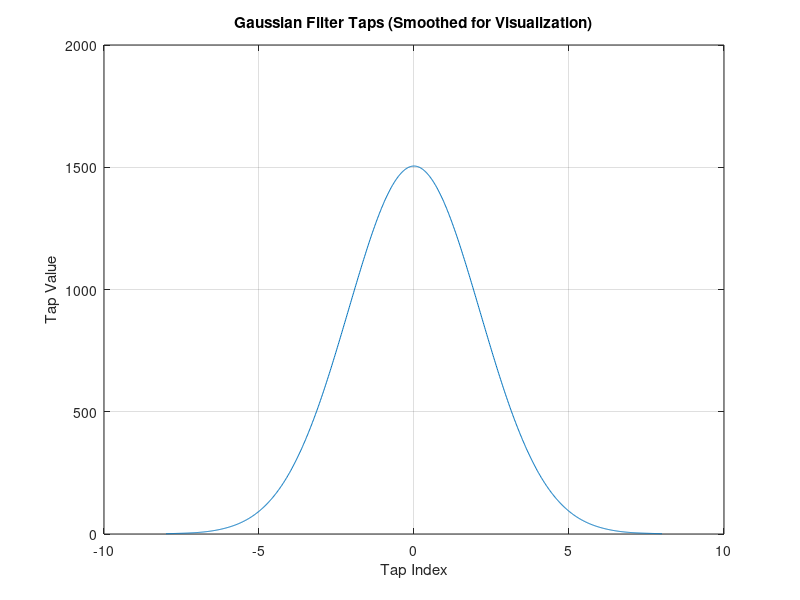
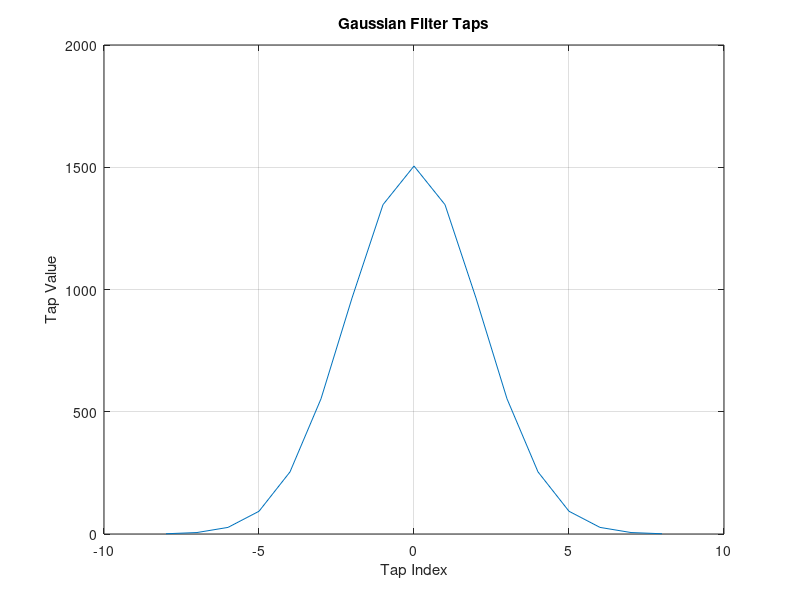

These figures' MATLAB source, in order:
clc; clear; close all;     

% ---------------- BLE Parameters ----------------

% Define the tap indices of the Gaussian filter (17)
%Will be mirrored in the RTL Code
k = -8:1:8;

% Oversampling ratio used in the system
OSR = 8;

% Sampling time (1 us)
Ts = 1e-6;

% Bandwidth–time product for BLE Gaussian filtering
BTs = 0.5;

% ---------------- Generate Gaussian Filter Taps ----------------

% Constant term used to normalize the Gaussian pulse (arg)
m = sqrt(2*pi / log(2)) * (BTs / Ts);

% Exponent part of the Gaussian equation
x = ( sqrt( 2 / log(2) ) * pi * BTs * k / OSR ) .^ 2;

% Actual Gaussian filter taps (floating-point)
h_k = m * exp(-x);

% ---------------- Convert Taps to Integer Values ----------------
% Scale the taps so they can be used later in RTL / simulation
scale = 1e-3;

% Quantize the taps to integer values
h_k_int = round(h_k * scale);

% ---------------- Smooth Plot (Visualization Only) ----------------
% Create a finer index just to make the curve look smooth
k_fine = linspace(min(k), max(k), 1000);

% Interpolate between taps to get a smooth-looking curve
% (This does NOT change the actual tap values)
h_k_int_smooth = interp1(k, h_k_int, k_fine, 'spline');

figure;
% Plot the smoothed Gaussian response
plot(k_fine, h_k_int_smooth)
grid on
xlabel('Tap Index')
ylabel('Tap Value')
title('Gaussian Filter Taps (Smoothed for Visualization)')

figure;
% Plot the smoothed Gaussian response
plot(k, h_k_int)
grid on
xlabel('Tap Index')
ylabel('Tap Value')
title('Gaussian Filter Taps')

% ---------------- Save Taps to File ----------------
% Open a text file to store the tap values
fid = fopen('C:\Users\Lenovo\Downloads\University\Semester_9\Graduation_Project\Codes\taps.txt','w');

% Write the integer taps in hexadecimal format (hardware-friendly)
fprintf(fid, '%X\n', h_k_int);

% Close the file after writing
fclose(fid);
